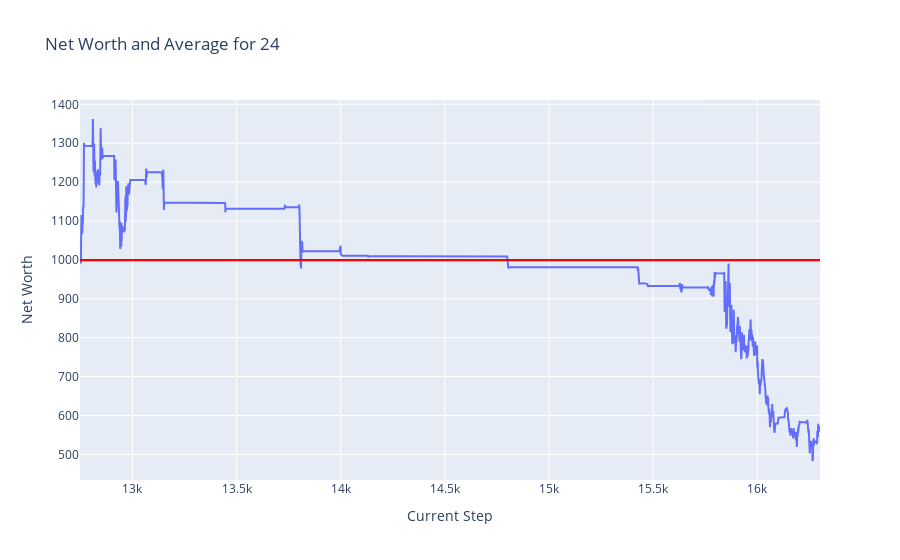
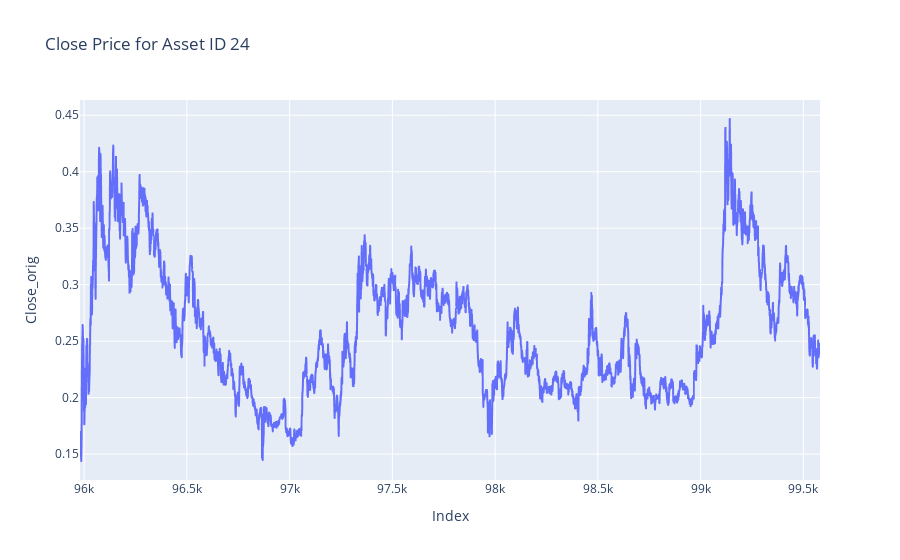

Notebook code cell kept with these figures, in order:
### Markdown cell above
## Plots

### Code cell
token = 24
plot_token_data(df = test_hist_df, token = token)
plot_close_by_asset(df= test_df, asset_id= token)

### Figure 1 — Plotly figure (JSON) as saved in the notebook; plotly's stock layout.template omitted (floating-point values rounded to 4 significant figures; data arrays with more than 128 entries replaced by an {"elided": "..."} marker saying what was removed)
{"data": [{"mode": "lines", "name": "Net Worth", "type": "scatter", "x": {"elided": "3554 int values"}, "y": {"elided": "3554 float values"}}], "layout": {"shapes": [{"line": {"color": "green"}, "name": "Net Worth = 1000", "type": "line", "x0": 0, "x1": 1, "xref": "x domain", "y0": 1000, "y1": 1000, "yref": "y"}, {"line": {"color": "red"}, "name": "Average Net Worth = 999.16", "type": "line", "x0": 0, "x1": 1, "xref": "x domain", "y0": 999.2, "y1": 999.2, "yref": "y"}], "title": {"text": "Net Worth and Average for 24"}, "xaxis": {"title": {"text": "Current Step"}}, "yaxis": {"title": {"text": "Net Worth"}}}}

### Figure 2 — Plotly figure (JSON) as saved in the notebook; plotly's stock layout.template omitted (floating-point values rounded to 4 significant figures; data arrays with more than 128 entries replaced by an {"elided": "..."} marker saying what was removed)
{"data": [{"hovertemplate": "Index=%{x}<br>Close_orig=%{y}<extra></extra>", "legendgroup": "", "line": {"color": "#636efa", "dash": "solid"}, "marker": {"symbol": "circle"}, "mode": "lines", "name": "", "showlegend": false, "type": "scattergl", "x": {"elided": "3602 int values"}, "xaxis": "x", "y": {"elided": "3602 float values"}, "yaxis": "y"}], "layout": {"legend": {"tracegroupgap": 0}, "title": {"text": "Close Price for Asset ID 24"}, "xaxis": {"anchor": "y", "domain": [0, 1], "title": {"text": "Index"}}, "yaxis": {"anchor": "x", "domain": [0, 1], "title": {"text": "Close_orig"}}}}
